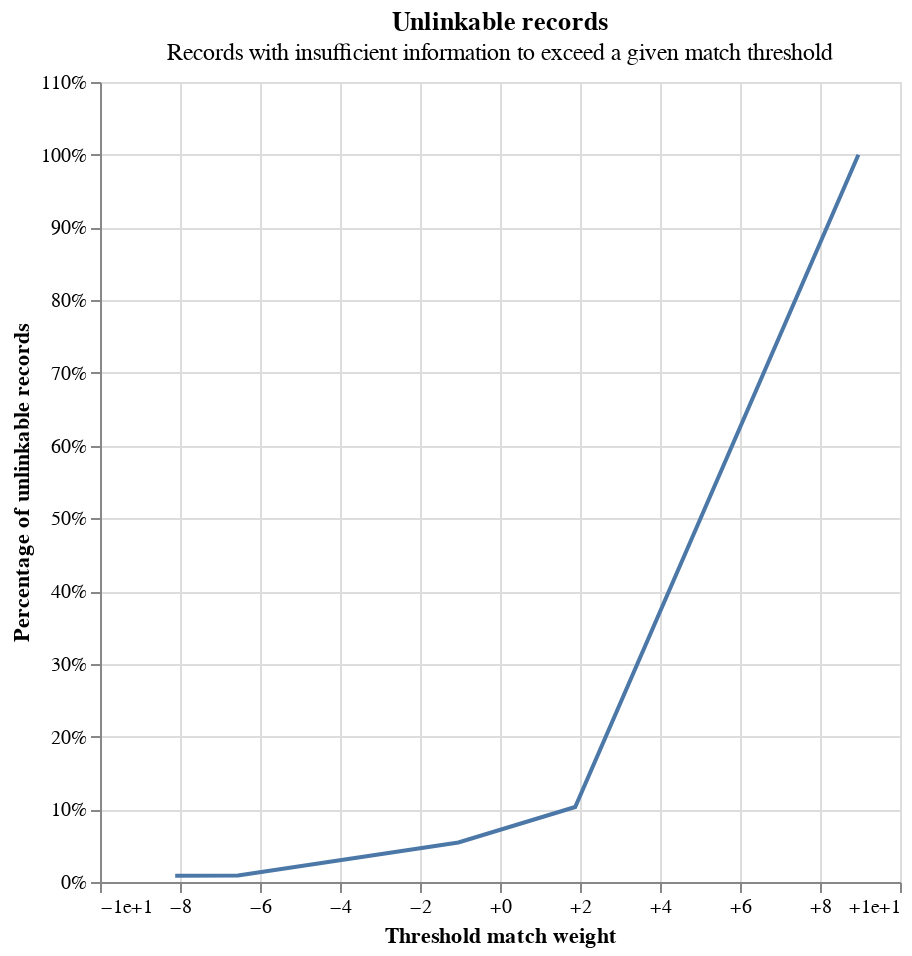

Notebook code cell kept with this figure:
### Code cell
person_linker.unlinkables_chart()

### Figure 1 — Vega-Lite specification as saved in the notebook (floating-point values rounded to 4 significant figures)
{"config": {"view": {"continuousWidth": 400, "continuousHeight": 300}}, "layer": [{"mark": {"type": "line"}, "encoding": {"x": {"axis": {"format": "+", "title": "Threshold match weight"}, "field": "match_weight", "type": "quantitative"}, "y": {"axis": {"format": "%", "title": "Percentage of unlinkable records"}, "field": "cum_prop", "type": "quantitative"}}}, {"mark": {"type": "point"}, "encoding": {"opacity": {"condition": {"param": "x_match_weight_y_cum_prop_coords_of_mouse", "value": 1, "empty": false}, "value": 0}, "tooltip": [{"field": "match_weight", "format": "+.5", "title": "Match weight", "type": "quantitative"}, {"field": "match_probability", "format": ".5", "title": "Match probability", "type": "quantitative"}, {"field": "cum_prop", "format": ".3%", "title": "Proportion of unlinkable records", "type": "quantitative"}], "x": {"axis": {"title": "Threshold match weight"}, "field": "match_weight", "type": "quantitative"}, "y": {"axis": {"format": "%", "title": "Percentage of unlinkable records"}, "field": "cum_prop", "type": "quantitative"}}, "name": "mouse_coords"}, {"mark": {"type": "rule", "color": "gray"}, "encoding": {"x": {"field": "match_weight", "type": "quantitative"}}, "transform": [{"filter": {"param": "x_match_weight_y_cum_prop_coords_of_mouse", "empty": false}}]}, {"mark": {"type": "rule", "color": "gray"}, "encoding": {"y": {"field": "cum_prop", "type": "quantitative"}}, "transform": [{"filter": {"param": "x_match_weight_y_cum_prop_coords_of_mouse", "empty": false}}]}], "data": {"name": "data-7a97e314e55f7e6f873da26a0c75814b"}, "height": 400, "params": [{"name": "x_match_weight_y_cum_prop_coords_of_mouse", "select": {"type": "point", "fields": ["match_weight", "cum_prop"], "nearest": true, "on": "mouseover"}, "views": ["mouse_coords"]}], "title": {"text": "Unlinkable records", "subtitle": "Records with insufficient information to exceed a given match threshold"}, "width": 400, "$schema": "https://vega.github.io/schema/vega-lite/v5.9.3.json", "datasets": {"data-7a97e314e55f7e6f873da26a0c75814b": [{"match_weight": -8.12, "match_probability": 0.00358, "prop": 0.008517, "cum_prop": 0.008517}, {"match_weight": -6.55, "match_probability": 0.01059, "prop": 0.0005678, "cum_prop": 0.009085}, {"match_weight": -1.04, "match_probability": 0.3275, "prop": 0.04531, "cum_prop": 0.05439}, {"match_weight": 1.88, "match_probability": 0.786, "prop": 0.04872, "cum_prop": 0.1031}, {"match_weight": 8.96, "match_probability": 0.998, "prop": 0.8969, "cum_prop": 1.0}]}}
